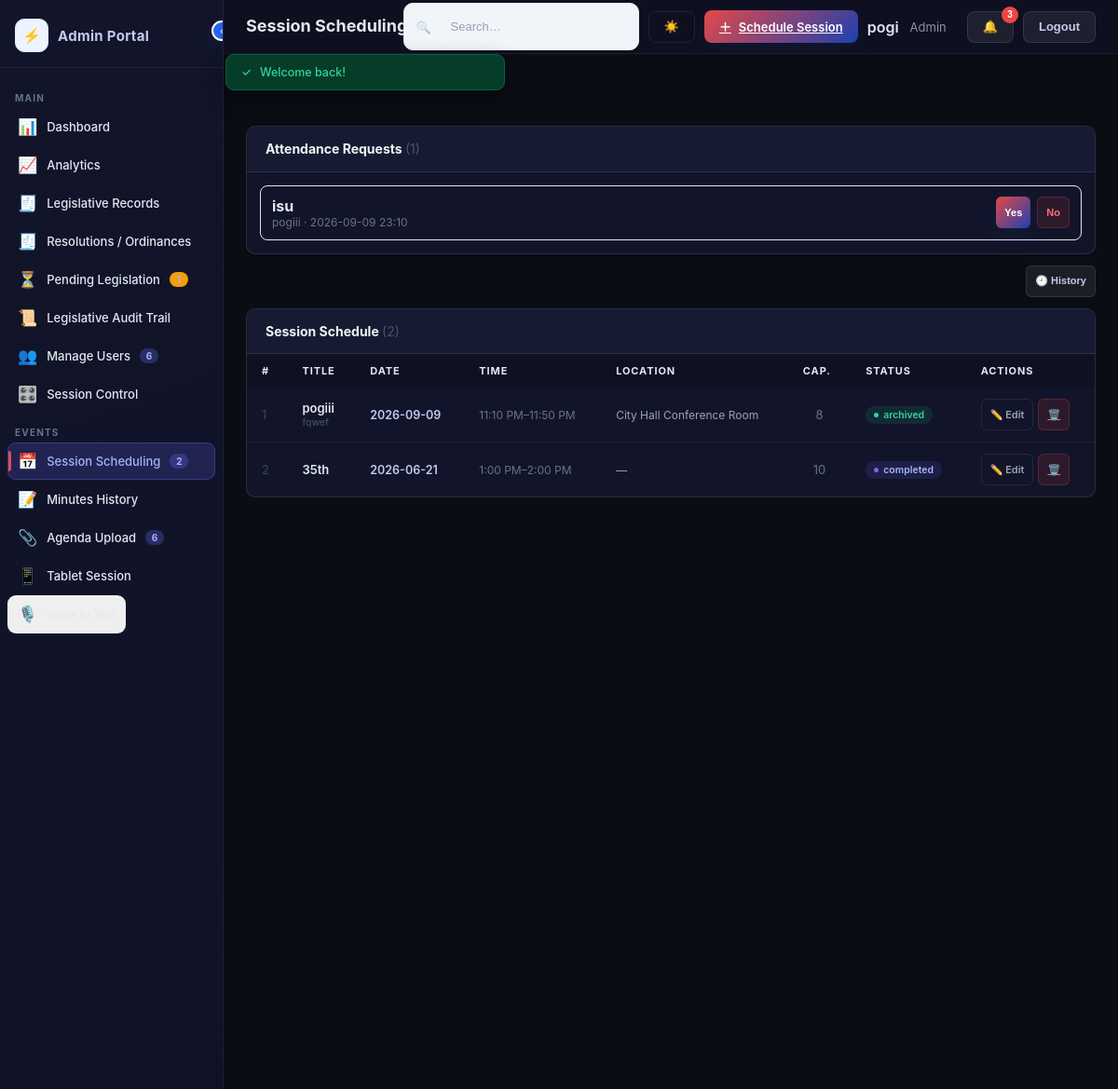
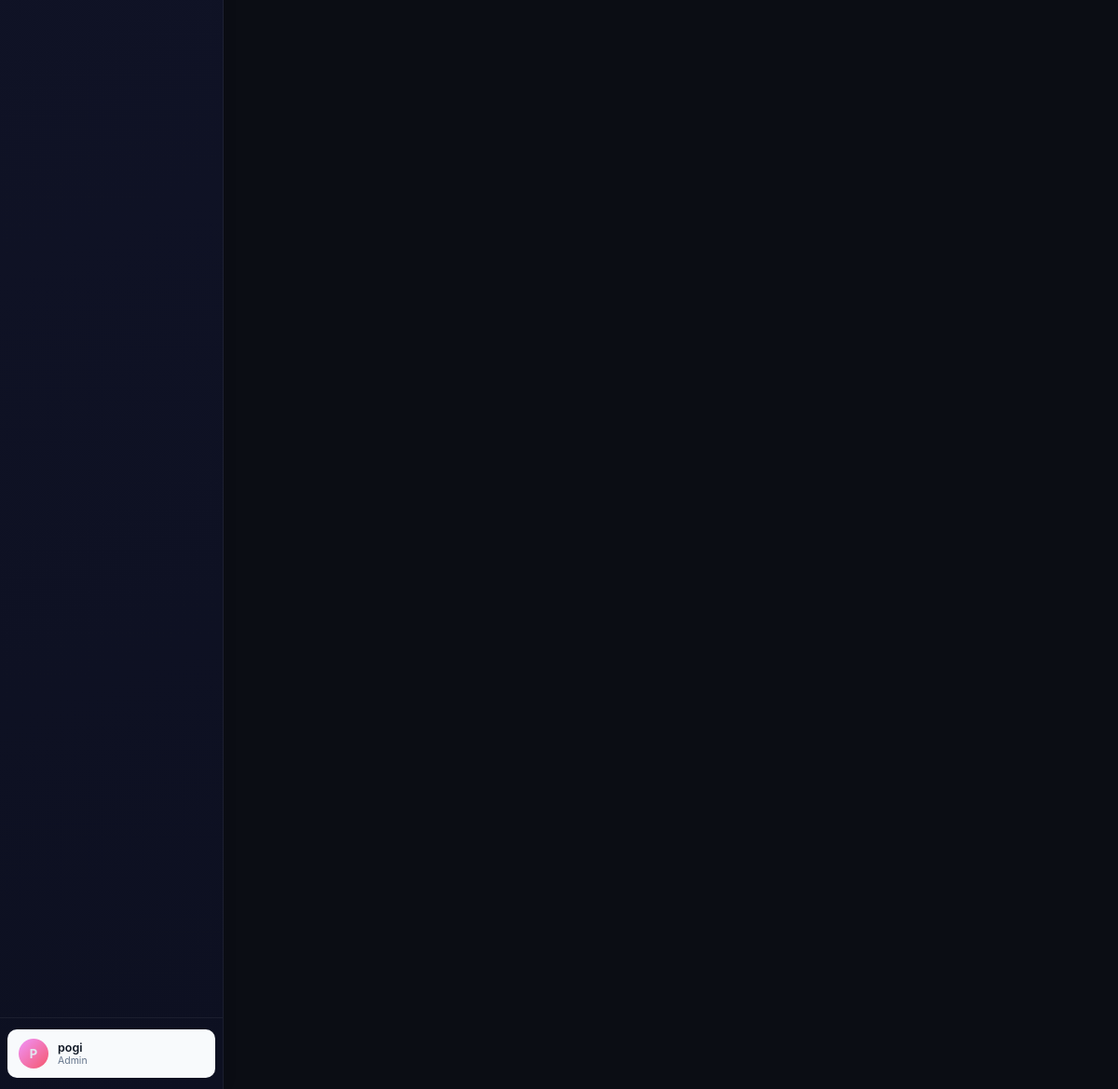
/index.php?page=sessions (signed in), run on the app's committed database (2 pictures, top to bottom).
### tables this page shows
CREATE TABLE `users` (
  `id` varchar(32) NOT NULL,
  `name` varchar(255) NOT NULL,
  `email` varchar(255) NOT NULL,
  `password` varchar(255) NOT NULL,
  `role` varchar(50) NOT NULL,
  `status` varchar(50) NOT NULL,
  `notes` text DEFAULT NULL,
  `created_at` datetime(6) NOT NULL,
  `notifications` text DEFAULT NULL,
  `is_council_member` tinyint(1) NOT NULL DEFAULT 0,
  `email_notifications_enabled` tinyint(1) NOT NULL DEFAULT 1
);

CREATE TABLE `attendance_requests` (
  `id` varchar(32) NOT NULL,
  `session_id` varchar(32) NOT NULL,
  `user_id` varchar(32) NOT NULL,
  `device_id` varchar(128) DEFAULT NULL,
  `status` varchar(20) NOT NULL DEFAULT 'pending',
  `requested_at` datetime(6) NOT NULL,
  `decided_at` datetime(6) DEFAULT NULL,
  `decided_by` varchar(32) DEFAULT NULL
);

CREATE TABLE `sessions` (
  `id` varchar(32) NOT NULL,
  `title` varchar(255) NOT NULL,
  `desc` text DEFAULT NULL,
  `date` date NOT NULL,
  `start` varchar(10) NOT NULL,
  `end` varchar(10) NOT NULL,
  `location` varchar(255) DEFAULT NULL,
  `capacity` int(11) NOT NULL DEFAULT 0,
  `status` varchar(50) NOT NULL DEFAULT 'scheduled',
  `minutes` text DEFAULT NULL,
  `minutes_recorded_at` datetime(6) DEFAULT NULL,
  `council_attendance` text DEFAULT NULL,
  `minutes_workflow_status` varchar(80) NOT NULL DEFAULT 'APPROVED MINUTES',
  `minutes_correction_notes` text DEFAULT NULL,
  `minutes_sent_at` datetime(6) DEFAULT NULL,
  `minutes_signed_by_id` varchar(32) DEFAULT NULL,
  `minutes_signed_by_name` varchar(255) DEFAULT NULL,
  `minutes_signed_at` datetime(6) DEFAULT NULL,
  `minutes_signature_hash` varchar(64) DEFAULT NULL,
  `minutes_archived_at` datetime(6) DEFAULT NULL,
  `minutes_archive_status` varchar(80) DEFAULT NULL
);

### app/views/sessions.php (the view, shortened to what the rows shown need)
<div id="pg-sessions" class="page active">
  <?php if (!empty($attendanceRequests)): ?>
  <div class="card" style="margin-bottom:12px" id="attendance-requests-card">
    <div style="display:grid;gap:8px;padding:14px">
      <?php foreach ($attendanceRequests as $request): ?>
        <div class="attendance-request-row" data-request-id="<?= esc($request['id']) ?>" style="display:flex;align-items:center;justify-content:space-between;gap:12px;flex-wrap:wrap;padding:11px 12px;border:1px solid #e5e7eb;border-radius:8px">
          <div>
            <strong><?= esc($request['name'] ?? 'Council member') ?></strong>
            <div style="font-size:12px;color:#6b7280"><?= esc($request['session_title'] ?? 'Session') ?> · <?= esc($request['date'] ?? '') ?> <?= esc($request['start'] ?? '') ?></div>
          </div>
          <div style="display:flex;gap:7px">
            <button class="btn btn-primary btn-xs attendance-decision" type="button" data-status="approved">Yes</button>
            <button class="btn btn-danger btn-xs attendance-decision" type="button" data-status="rejected">No</button>
          </div>
        </div>
      <?php endforeach; ?>
    </div>
  </div>
  <?php endif; ?>
  <div class="card">
    <table>
      <thead><tr><th>#</th><th>Title</th><th>Date</th><th>Time</th><th>Location</th><th>Cap.</th><th>Status</th><th>Actions</th></tr></thead>
      <tbody>
        <?php if (count($sessions) === 0): ?>
          <tr><td colspan="8"></td></tr>
        <?php else: ?>
          <?php $i = 1; foreach ($sessions as $session): ?>
            <tr>
              <td style="color:#3d4363"><?= $i++ ?></td>
              <td><div style="font-weight:600;font-size:13px"><?= esc($session['title']) ?></div><?= $session['desc'] ? '<div style="font-size:10.5px;color:#4a5568;margin-top:1px">' . esc(mb_substr($session['desc'], 0, 60)) . (mb_strlen($session['desc']) > 60 ? '…' : '') . '</div>' : '' ?></td>
              <td style="font-size:12.5px;font-weight:600;color:#c4c9f0"><?= esc($session['date']) ?></td>
              <td style="color:#6b7280;font-size:12px"><?= esc(date('g:i A', strtotime((string)$session['start']))) ?>–<?= esc(date('g:i A', strtotime((string)$session['end']))) ?></td>
              <td style="color:#9ca3af;font-size:12px"><?= esc($session['location'] ?: '—') ?></td>
              <td style="text-align:center;color:#6b7280"><?= $session['capacity'] !== 0 ? esc($session['capacity']) : '∞' ?></td>
              <td><span class="badge <?= badgeClass($session['status']) ?>"><?= esc($session['status']) ?></span></td>
              <td><div class="row-actions"><a class="btn btn-ghost btn-xs" href="?page=sessions&open=session&type=session&edit=<?= esc($session['id']) ?>">✏️ Edit</a><a class="btn btn-danger btn-xs" href="?page=sessions&confirm=delete&type=session&id=<?= esc($session['id']) ?>">🗑️</a></div></td>
            </tr>
          <?php endforeach; ?>
        <?php endif; ?>
      </tbody>
    </table>
  </div>
</div>

### app/views/layout.php (shortened to what the rows shown need)
<?php
function esc($value): string
{
    return htmlspecialchars((string)$value, ENT_QUOTES, 'UTF-8');
}
function badgeClass($value): string
{
    $map = [
        'active' => 'b-active',
        'inactive' => 'b-inactive',
        'suspended' => 'b-suspended',
        'scheduled' => 'b-ongoing',
        'ongoing' => 'b-ongoing',
        'completed' => 'b-completed',
        'cancelled' => 'b-cancelled',
        'admin' => 'b-admin',
        'user' => 'b-user',
        'council members' => 'b-user',
        'presiding officer' => 'b-admin',
        'ctrfb' => 'b-approved',
        'draft' => 'b-pending',
        'review' => 'b-ongoing',
        'published' => 'b-published',
        'approved' => 'b-approved',
        'rejected' => 'b-inactive',
    ];
    return $map[$value] ?? 'b-active';
}
?>
<!DOCTYPE html>
<html lang="en">
<head>
<link rel="stylesheet" href="public/assets/style.css?v=<?= (int)@filemtime(dirname(__DIR__, 2) . '/public/assets/style.css') ?>" />
</head>
<body data-page="<?= esc($page) ?>">
<div id="app">
  <div id="sidebar">
    <div class="sb-foot">
      <?php $__displayName = $currentUser['name'] ?? 'Guest'; $__displayRole = $currentUser['role'] ?? 'visitor'; ?>
      <div class="admin-card">
        <div class="avatar" style="background:linear-gradient(135deg,#f093fb,#f5576c)"><?= esc(mb_strtoupper(mb_substr($__displayName, 0, 1))) ?></div>
        <div class="admin-text">
          <div class="admin-name-txt"><?= esc($__displayName) ?></div>
          <div class="admin-role-txt"><?= esc(ucfirst($__displayRole)) ?></div>
        </div>
      </div>
    </div>
  </div>
  <div id="main">
    <div class="topbar">
      <div class="topbar-right">
        <?php if (!empty($currentUser)): ?>
          <div class="user-info" style="display:flex;align-items:center;gap:12px;margin-right:12px">
            <div class="user-name" style="font-weight:600"><?= esc($currentUser['name'] ?? 'User') ?></div>
            <div class="user-role" style="opacity:.6;font-size:13px"><?= esc(ucfirst($currentUser['role'] ?? 'user')) ?></div>
          </div>
          <?php if (!empty($notifications)): ?>
            <?php if (count($notifications) > 0): ?>
              <?php $unreadCount = count(array_filter($notifications, fn($n) => empty($n['read']))); ?>
              <div class="notification-wrapper">
                <button type="button" class="btn btn-secondary notification-toggle" id="notificationToggle" aria-label="Open notifications">
                  🔔
                  <?php if ($unreadCount > 0): ?>
                    <span class="notification-count"><?= $unreadCount ?></span>
                  <?php endif; ?>
                </button>
              </div>
            <?php endif; ?>
          <?php endif; ?>
          <form method="post" action="index.php" style="margin:0">
            <button type="submit" class="btn btn-secondary">Logout</button>
          </form>
      <?php endif; ?>
      </div>
    </div>
    <div id="content">
      <?php $viewPage = $page === 'legislative-audit-trail' ? 'legislative-ledger' : $page; include __DIR__ . '/' . $viewPage . '.php'; ?>
    </div>
  </div>
</div>
</body>
</html>

### data on the page
users: name "P", name "pogi", role "Admin"
attendance_requests: user.name "isu", session.title "pogiii", session.date "2026-09-09", session.start "23:10"
sessions: title "pogiii", desc "fqwef", date "2026-09-09", start "11:10 PM", end "11:50 PM", location "City Hall Conference Room", capacity "8", status "archived"
sessions: title "35th", date "2026-06-21", start "1:00 PM", end "2:00 PM", location "—", capacity "10", status "completed"

### other printed values
count($data['users']) "6"
count($data['sessions']) "2"
count($data['agendas']) "6"
$pageConfig['title'] "Session Scheduling"
$pageConfig['actionLabel'] "Schedule Session"
$unreadCount "3"
$flash['message'] "Welcome back!"
count($attendanceRequests) "1"
count($sessions) "2"
